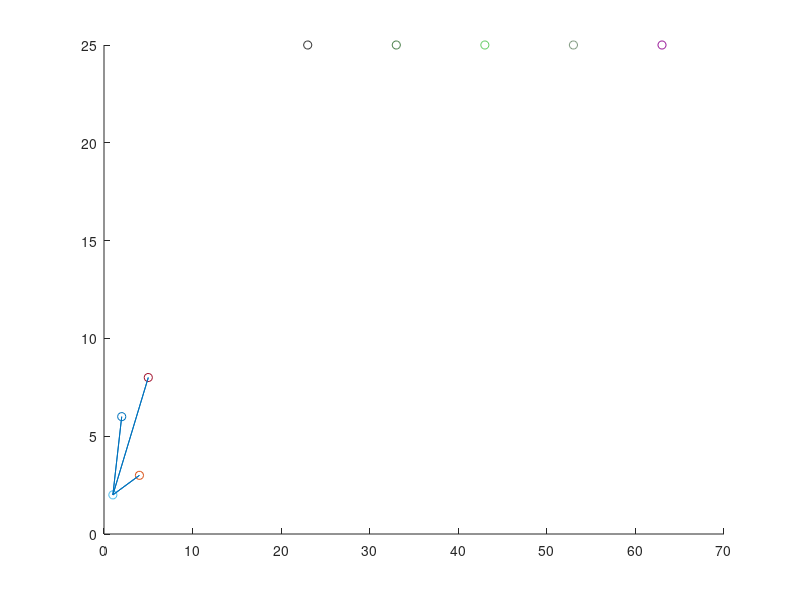

MATLAB code to generate this figure: (Note: this script raises an error after producing the figure.)
clc;
close all;
clear;
%%
hold on;
scatter(23, 25, [], [0.2, 0.2, 0.2]);
scatter(33, 25, [], [0.3, 0.5, 0.3]);
scatter(43, 25, [], [0.4, 0.8, 0.4]);
scatter(53, 25, [], [0.5, 0.6, 0.5]);
scatter(63, 25, [], [0.6, 0.1, 0.6]);
hold off;
%% gplot
A = [0, 1, 1, 1; 1, 0, 0, 0; 1, 0, 0, 0; 1, 0, 0, 0];
p = [1,2;5,8;2,6;4,3];
hold on;
scatter(1, 2);
scatter(5, 8);
scatter(2, 6);
scatter(4, 3);
gplot(A, p);
hold off;
%%
indiceDemandRelation = [2 6;5 1;4 7;3 9;2 4;6 8];
for i=1:size(indiceDemandRelation, 1)-1
    flag = 0;
    for j=size(indiceDemandRelation, 1):-1:(i+1)
        if indiceDemandRelation(j, 2) > indiceDemandRelation(j-1, 2)
            temp = indiceDemandRelation(j, :);
            indiceDemandRelation(j, :) = indiceDemandRelation(j-1, :);
            indiceDemandRelation(j-1, :) = temp;
            flag = 1;
        end
    end
    if flag == 0
        break;
    end
end
indiceDemandRelation
%% 
A = [0 1 1 1 1;0 0 0 0 0;0 0 0 0 0;0 0 0 0 0;0 0 0 0 0];
nLabels = {'a1', 'a2', 'a3', 'a4', 'a5'};
G = digraph(A);
G2 = digraph(1, 2:4);
% G = addedge(G,2,6:15);
x = [2 3 5 7 9];
y = [6 2 7 1 4];
x2 = [4,7,2,8];
y2 = [6,5,3,7];
a = plot(G, 'XData', x, 'YData', y, 'NodeLabel', nLabels);
hold on;
b = plot(G2, 'XData', x2, 'YData', y2);
hold off;
legend({'kp', 'dp'});